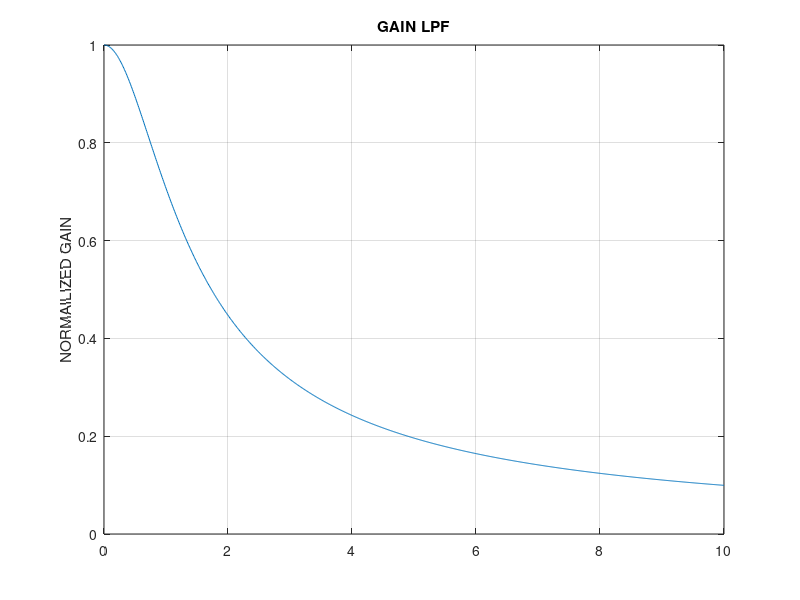

The MATLAB script that drew this image:
%EET 327L
%DIAMELA DUVERGE E.
%LAB 1D MAGNITUDE 
clf
x= 0:.01: 10;
y= ((1./(1+x.^2)).^2+(x./(1+x.^2)).^2).^.5;
plot (x,y)

grid
ylabel ('NORMAILIZED GAIN');
title ('GAIN LPF');
